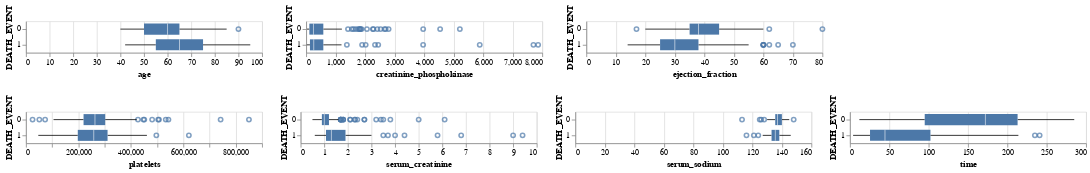

Write notebook code for a chart like this one.
### Code cell
box1 = alt.Chart(df).mark_boxplot().encode(x=alt.X(alt.repeat("column"),type='quantitative'),y=alt.Y("DEATH_EVENT",type='nominal')).repeat(column=quantitative_columns[:3])
box2 = alt.Chart(df).mark_boxplot().encode(x=alt.X(alt.repeat("column"),type='quantitative'),y=alt.Y("DEATH_EVENT",type='nominal')).repeat(column=quantitative_columns[3:])
box1 & box2
# row1

### Figure 1 — Vega-Lite specification as saved in the notebook (floating-point values rounded to 4 significant figures; data arrays with more than 128 entries replaced by an {"elided": "..."} marker saying what was removed)
{"config": {"view": {"continuousWidth": 300, "continuousHeight": 300}}, "vconcat": [{"repeat": {"column": ["age", "creatinine_phosphokinase", "ejection_fraction"]}, "spec": {"data": {"name": "data-bf7a88f5ce330528452de66944dd6b3a"}, "mark": {"type": "boxplot"}, "encoding": {"x": {"field": {"repeat": "column"}, "type": "quantitative"}, "y": {"field": "DEATH_EVENT", "type": "nominal"}}}}, {"repeat": {"column": ["platelets", "serum_creatinine", "serum_sodium", "time"]}, "spec": {"data": {"name": "data-bf7a88f5ce330528452de66944dd6b3a"}, "mark": {"type": "boxplot"}, "encoding": {"x": {"field": {"repeat": "column"}, "type": "quantitative"}, "y": {"field": "DEATH_EVENT", "type": "nominal"}}}}], "$schema": "https://vega.github.io/schema/vega-lite/v5.8.0.json", "datasets": {"data-bf7a88f5ce330528452de66944dd6b3a": {"elided": "299 records"}}}
